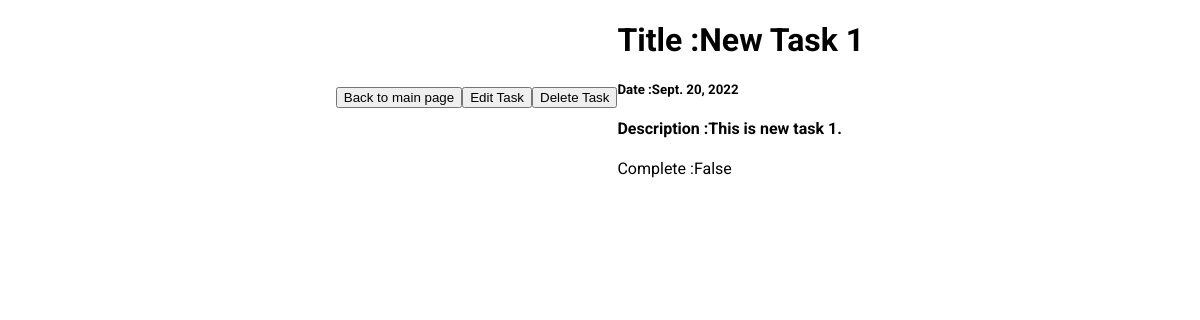
Before: /6 (signed in) with the older database file.
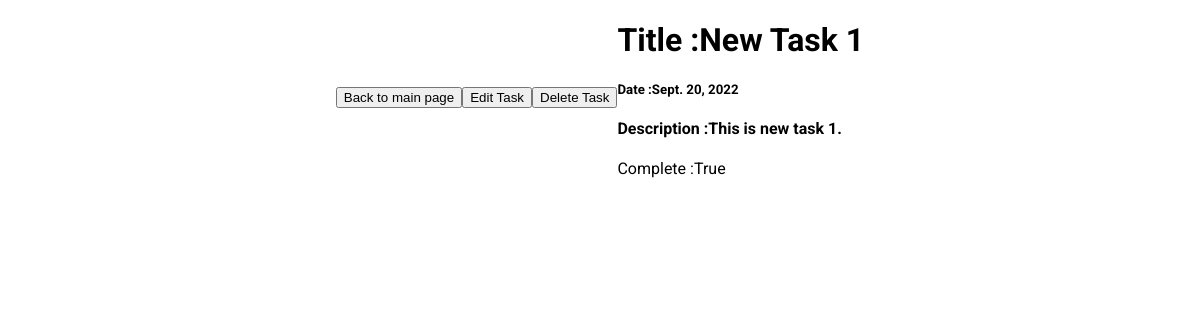
After: the same page with the newer database file.
### todo/models.py (models this page shows, shortened)
class Task(models.Model):
    user = models.ForeignKey(User, on_delete= models.CASCADE, db_index=True)
    timestamp = models.DateTimeField(auto_now_add=True)
    title = models.CharField(max_length= 100)
    description = models.TextField(max_length= 250, null= True, blank=True)
    complete = models.BooleanField(default=False)
    class Meta:
        ordering = ["complete"]

### todo/views.py (the view)
# urls.py: path("<int:pk>", views.TaskInDetail.as_view(), name = "taskInDetail"),
class TaskInDetail(LoginRequiredMixin, DetailView):
    template_name = "todo/taskDetail.html"
    model = models.Task

### todo/templates/todo/taskDetail.html (shortened to what this page needs)
{% extends "base.html" %}
{% load static %}
{% block content %}
<a href="{% url 'todoPage' %}"><Button> Back to main page </Button></a>
<a href="{% url 'updateTaskDetails' task.pk %}"><Button> Edit Task </Button></a>
<a href="{% url 'deleteTask' task.pk %}"><Button> Delete Task </Button></a>
<div class="taskDisplay">
   <h1> Title :{{ task.title }}</h1>
   <h5> Date :{{ task.timestamp.date }}</h5>
   <h4> Description :{{ task.description }}</h4>
   <p> Complete :{{ task.complete }}</p>
</div>
{% endblock %}

Changed rows visible on the page:
changed Task "New Task 1": complete "False" → "True"
